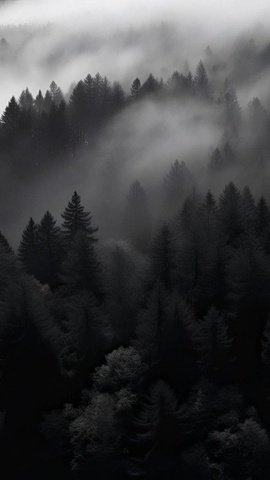
#> input picture contrast/inputs/grayscale.jpg, 270 x 480 px, shrunk from 1080 x 1920 before the run
$ python contrast.py
#> lines starting #> are read from the running program, lines starting #| are printed output that depends on the picture
import os
import cv2
import numpy as np
import matplotlib.pyplot as plt

from skimage.metrics import (
    mean_squared_error,
    peak_signal_noise_ratio,
    structural_similarity,
)

def histogram_equlize(channel):
    hist = np.bincount(channel.ravel(), minlength=256)
#> hist = 256 values, max 11208 at index 6, min 0 at index 241, mean 506.2
    cdf = hist.cumsum()
#> cdf = 256 values from 115 to 129600
    nonzero_cdf = cdf[cdf > 0]
#> nonzero_cdf = 256 values from 115 to 129600

    if len(nonzero_cdf) == 0:
        return channel.copy()

    cdf_min = nonzero_cdf[0]
#> cdf_min = 115

    if channel.size == cdf_min:
        return channel.copy()

    lut = (cdf - cdf_min) / (channel.size - cdf_min) * 255
#> lut = 256 values from 0 to 255
    lut = np.clip(lut, 0, 255).astype(np.uint8)

    return lut[channel]
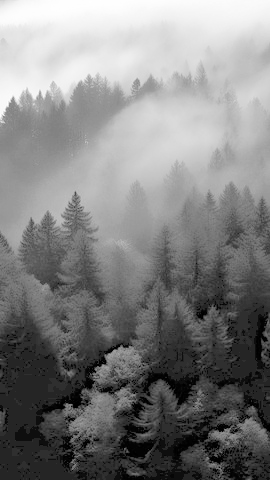
#> returned value: shape (480, 270); min 0, max 255, mean 128.9


def enhance_image(input_path, output_path):
    img_gray = cv2.imread(input_path, cv2.IMREAD_GRAYSCALE)

    if img_gray is None:
        raise ValueError("이미지를 불러올 수 없습니다.")

    result_gray = histogram_equlize(img_gray)

    ok = cv2.imwrite(output_path, result_gray)
    if not ok:
        raise ValueError(f"이미지 저장 실패: {output_path}")

    return img_gray, result_gray


def compute_metrics(ref_gray, test_gray):
    ref_f = ref_gray.astype(np.float32)
    test_f = test_gray.astype(np.float32)

    mse = mean_squared_error(ref_f, test_f)
#> mse = 5181.7
    psnr = peak_signal_noise_ratio(ref_f, test_f, data_range=255)
#> psnr = 10.99
    ssim = structural_similarity(ref_f, test_f, data_range=255)
#> ssim = 0.501

    return mse, psnr, ssim


def plot_result(input_img, output_img, save_path):
    mse, psnr, ssim = compute_metrics(input_img, output_img)
#> mse = 5181.7; psnr = 10.99; ssim = 0.501

    plt.figure(figsize=(20, 4))

    plt.subplot(1, 5, 1)
    plt.imshow(input_img, cmap="gray")
    plt.title("Input")
    plt.axis("off")

    plt.subplot(1, 5, 2)
    plt.imshow(output_img, cmap="gray")
    plt.title("Equalized")
    plt.axis("off")

    plt.subplot(1, 5, 3)
    plt.plot(np.bincount(input_img.ravel(), minlength=256), color="black")
    plt.title("Input Hist")
    plt.xlim([0, 256])

    plt.subplot(1, 5, 4)
    plt.plot(np.bincount(output_img.ravel(), minlength=256), color="black")
    plt.title("Output Hist")
    plt.xlim([0, 256])

    plt.subplot(1, 5, 5)
    plt.axis("off")
    plt.text(
        0.0, 0.5,
        f"MSE  : {mse:.4f}\nPSNR : {psnr:.4f}\nSSIM : {ssim:.4f}",
        fontsize=12,
        va="center"
    )

    plt.tight_layout()
    plt.savefig(save_path, dpi=200)
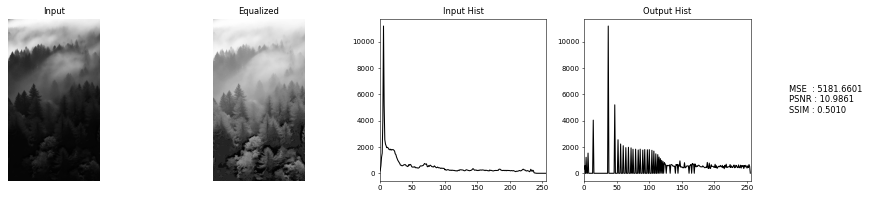
#> figure drawn by matplotlib, 4 panels; panel 3: curve peaks at x = 6, y = 11208; panel 4: curve peaks at x = 37, y = 11208
    plt.show()
    plt.close()


def main():
    os.makedirs("outputs", exist_ok=True)

    input_path = "inputs/grayscale.jpg"
    output_path = "outputs/output_gray_he.jpg"
    figure_path = "outputs/grayscale_hist_equalization.png"

    input_img, output_img = enhance_image(input_path, output_path)
    plot_result(input_img, output_img, figure_path)

main()
